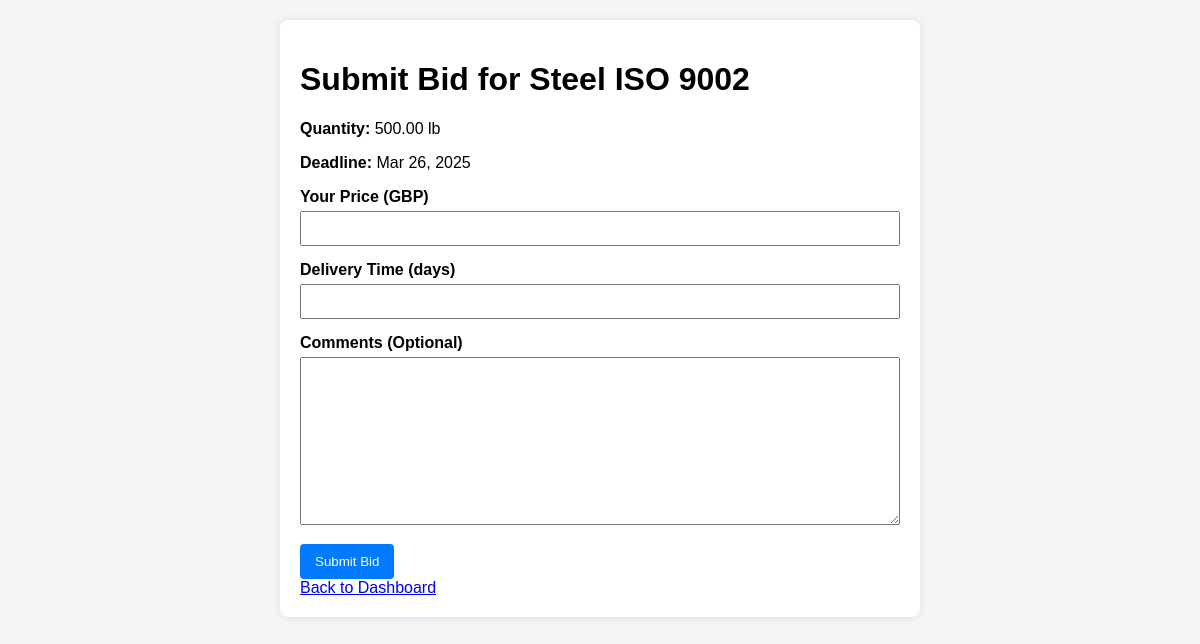
Page /supplier/bid/2/ (signed in) on the committed database.
### manufacturer/models.py (models this page shows, shortened)
class QuoteRequest(models.Model):
    STATUS_CHOICES = [
        ('open', 'Open'),
        ('closed', 'Closed'),
        ('awarded', 'Awarded'),
        ('expired', 'Expired'),
    ]
    manufacturer = models.ForeignKey(Manufacturer, on_delete=models.CASCADE)
    product = models.CharField(max_length=200)
    category = models.CharField(max_length=100)
    description = models.TextField()
    deadline = models.DateField()
    quantity = models.DecimalField(max_digits=10, decimal_places=2)
    unit = models.CharField(max_length=20, blank=True)
    annual_volume = models.CharField(max_length=100, blank=True)
    unit_price = models.DecimalField(max_digits=10, decimal_places=2, null=True, blank=True)
    currency = models.CharField(max_length=3, blank=True)
    shipping_terms = models.CharField(max_length=50)
    destination_port = models.CharField(max_length=100, blank=True)
    payment_terms = models.CharField(max_length=50)
    status = models.CharField(max_length=10, choices=STATUS_CHOICES, default='open')
    created_at = models.DateTimeField(auto_now_add=True)
    accepted_bid = models.ForeignKey('supplier.Bid', on_delete=models.SET_NULL, null=True, blank=True)

### supplier/views.py (the view)
# urls.py: path('bid/<int:quote_id>/', views.submit_bid, name='submit_bid'),
def submit_bid(request, quote_id):
    if not request.user.is_authenticated:
        return redirect('supplier_login')
    supplier = get_object_or_404(Supplier, user=request.user)
    quote = get_object_or_404(QuoteRequest, id=quote_id, status='open')
    if request.method == 'POST':
        form = BidForm(request.POST)
        if form.is_valid():
            bid = Bid.objects.create(
                supplier=supplier,
                quote=quote,
                bid_amount=form.cleaned_data['bid_amount'],
                delivery_time=form.cleaned_data['delivery_time'],
                comments=form.cleaned_data['comments']
            )
            send_email(
                subject=f"Your Bid for {quote.product} Has Been Submitted",
                to_email=request.user.email,
                template_name="emails/bid_submitted.html",
                context={
                    'supplier': supplier,
                    'quote': quote,
                    'bid': bid
                }
            )
            send_email(
                subject=f"New Bid Received for {quote.product}",
                to_email=quote.manufacturer.user.email,
                template_name="emails/new_bid_received.html",
                context={
                    'manufacturer': quote.manufacturer,
                    'supplier': supplier,
                    'quote': quote,
                    'bid': bid
                }
            )
            messages.success(request, 'Your bid has been submitted successfully!')
            return redirect('supplier_dashboard')
    else:
        form = BidForm()
    return render(request, 'supplier/submit_bid.html', {
        'form': form,
        'quote': quote,
        'supplier': supplier
    })

### supplier/forms.py
class BidForm(forms.Form):
    bid_amount = forms.DecimalField(label="Your Price", min_value=0)
    delivery_time = forms.IntegerField(label="Delivery Time (days)", min_value=1)
    comments = forms.CharField(widget=forms.Textarea, required=False)

### supplier/templates/supplier/submit_bid.html (shortened to what this page needs)
<!DOCTYPE html>
<html>
<head>
</head>
<body>
    <div class="container">
        <h1>Submit Bid for {{ quote.product }}</h1>
        <p><strong>Quantity:</strong> {{ quote.quantity }} {{ quote.unit }}</p>
        <p><strong>Deadline:</strong> {{ quote.deadline|date:"M d, Y" }}</p>
        <form method="post">
            <div class="form-group">
                <label for="id_bid_amount">Your Price ({{ quote.currency }})</label>
                {{ form.bid_amount }}
            </div>
            <div class="form-group">
                <label for="id_delivery_time">Delivery Time (days)</label>
                {{ form.delivery_time }}
            </div>
            <div class="form-group">
                <label for="id_comments">Comments (Optional)</label>
                {{ form.comments }}
            </div>
            <button type="submit">Submit Bid</button>
        </form>
        <a href="{% url 'supplier_dashboard' %}">Back to Dashboard</a>
    </div>
</body>
</html>

### supplier/templates/supplier/submit_bid.html (style rules this page uses)
body { font-family: Arial, sans-serif; margin: 0; padding: 20px; background-color: #f5f5f5; }
.container { max-width: 600px; margin: 0 auto; background: white; padding: 20px; border-radius: 8px; box-shadow: 0 0 10px rgba(0,0,0,0.1); }
.form-group { margin-bottom: 15px; }
label { display: block; margin-bottom: 5px; font-weight: bold; }
input, textarea { width: 100%; padding: 8px; box-sizing: border-box; }
button { background: #007bff; color: white; border: none; padding: 10px 15px; border-radius: 4px; cursor: pointer; }

### rows in the picture
QuoteRequest: product "Steel ISO 9002", quantity "500.00", unit "lb", deadline "Mar 26, 2025", currency "GBP"
